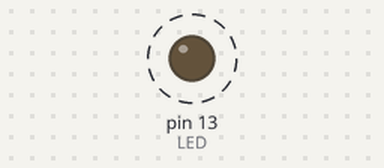
A sketch run on a simulated Arduino Uno, built with avr-gcc and run on an emulated ATmega328P. Parts: output pins drawn as LEDs (lit = HIGH). Dashed ring = blinking. What the sketch prints to the serial monitor is not drawn.

Above: at 0.02 s.
Timing chart, 0 to 3.0 s (numbered marks = the images above):
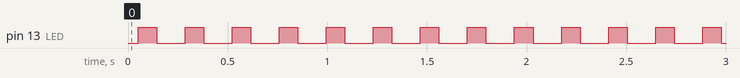

The sketch:

slave_board.ino
```cpp
/*
https://www.youtube.com/watch?v=PnG4fO5_vU4
https://dronebotworkshop.com/i2c-arduino-arduino/
*/

#include <Wire.h>

// Define Slave I2C Address
#define SLAVE_ADDR 0x09

// Define LED Pin
int LED = 13;

// Variable for received data
int rd;

// Variable for blink rate
int br;

void setup() {

  pinMode(LED, OUTPUT);

  // Initialize I2C communications as Slave
  Wire.begin(SLAVE_ADDR);

  // Function to run when data received from master
  Wire.onReceive(receiveEvent);

  // Setup Serial Monitor
  Serial.begin(9600);
  Serial.println("I2C Slave Demonstration");
}

void loop() {
   delay(50);

  // Calculate blink value
  br = map(rd, 1, 255, 100, 2000);

  digitalWrite(LED, HIGH);
  delay(br);
  digitalWrite(LED, LOW);
  delay(br);

}


//this function is called when I2C event is received
void receiveEvent(int howMany){
  while(Wire.available()){
    //read received character
    unsigned char c = Wire.read();
    //let's use an over-simplified MCP23008 emulation.  0x9 = GPIO.  Next byte is data byte to be sent to LCD.
    //seems to work just fine.
    if(c == 0x00)
    {
      while(!Wire.available()) { delay(5);}
      rd = (int) Wire.read();
      //Serial.println(rd);
    }
  }
}
```

Measured:
- by itself, pin 13 (LED): alternates HIGH for 0.09 s and LOW for 0.14 s
